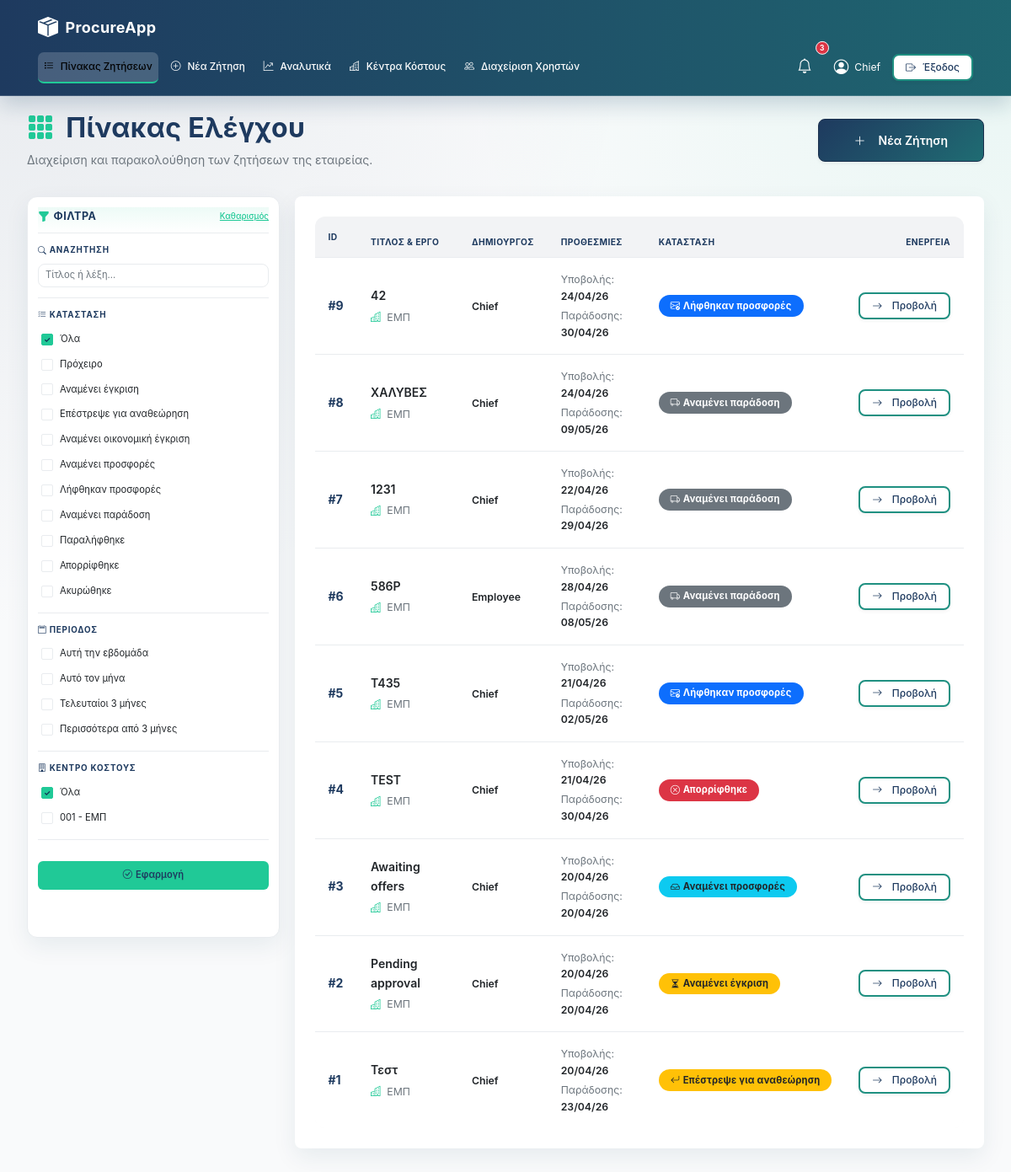
Before: /company/ (signed in) with the older database file.
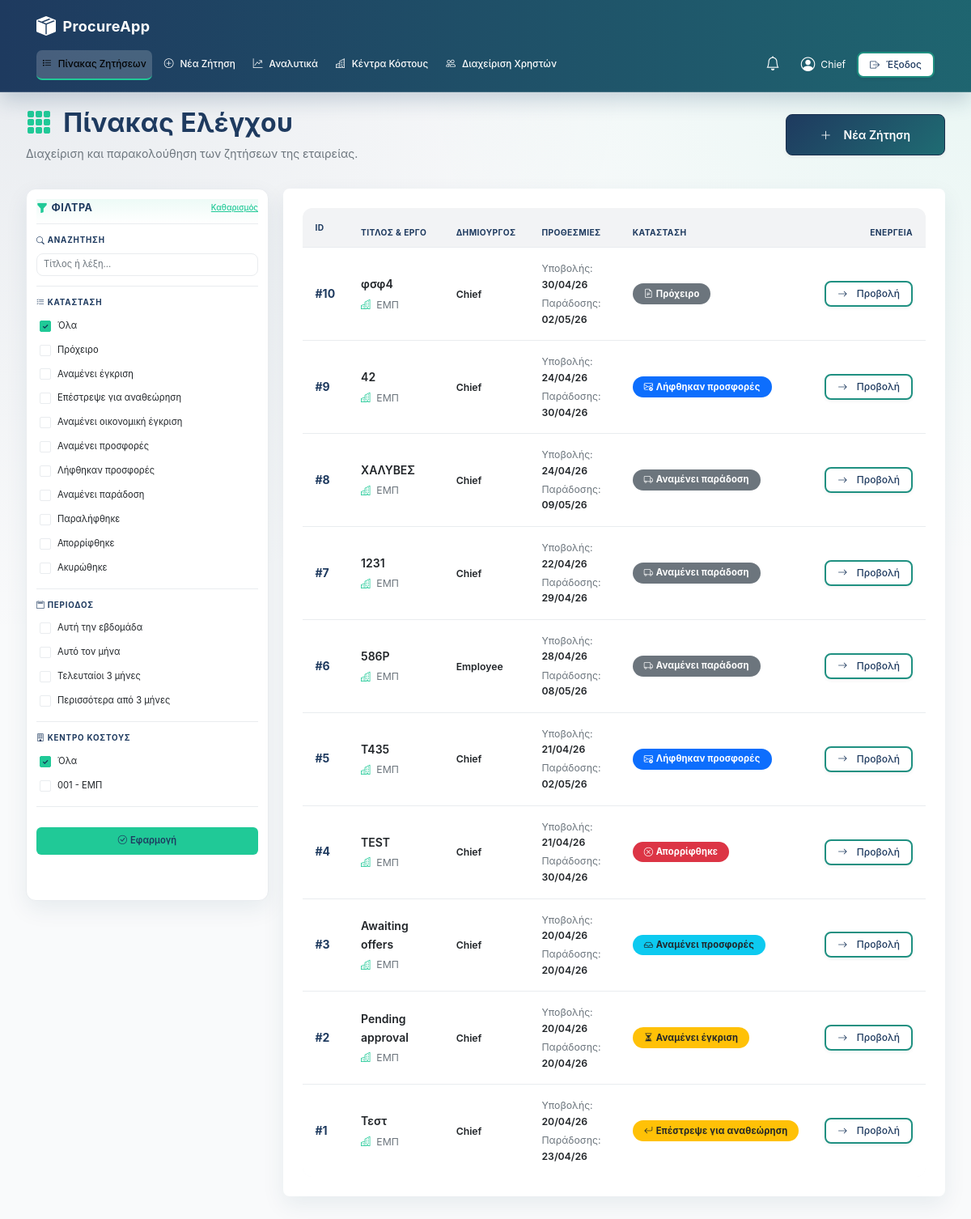
After: the same page with the newer database file.
### models.py (models this page shows)
class CostCenter(db.Model):
    __tablename__ = "cost_centers"
    id = db.Column(db.Integer, primary_key=True)
    code = db.Column(db.String(50), unique=True, nullable=False)
    name = db.Column(db.String(200), nullable=False)
    is_active = db.Column(db.Boolean, default=True, nullable=False)
    address = db.Column(db.String(250), nullable=True)
    project_manager = db.Column(db.String(120), nullable=True)
    receiving_manager = db.Column(db.String(120), nullable=True)
    phone = db.Column(db.String(50), nullable=True)

class RequestRFQ(db.Model):
    __tablename__ = "requests"
    id = db.Column(db.Integer, primary_key=True)
    title = db.Column(db.String(200), nullable=False)
    description = db.Column(db.Text, nullable=True)
    documents = db.Column(db.String(255), nullable=True)
    created_by = db.Column(db.String(100), nullable=False)
    created_at = db.Column(db.DateTime, default=datetime.utcnow)
    delivery_location = db.Column(db.String(255), nullable=True)
    receiving_manager = db.Column(db.String(120), nullable=True)
    phone = db.Column(db.String(50), nullable=True)
    submit_deadline = db.Column(db.DateTime, nullable=False)
    delivery_deadline = db.Column(db.DateTime, nullable=False)
    status = db.Column(db.String(20), default=RFQStatus.PENDING)
    status_changed_at = db.Column(db.DateTime, default=datetime.utcnow)
    approved_by = db.Column(db.String(100), nullable=True)
    approved_at = db.Column(db.DateTime, nullable=True)
    denial_reason = db.Column(db.Text, nullable=True)
    winning_bid_id = db.Column(db.Integer, db.ForeignKey('bids.id'), nullable=True)
    cost_center_id = db.Column(db.Integer, db.ForeignKey('cost_centers.id'), nullable=True)
    estimated_budget = db.Column(db.Numeric(12, 2), nullable=True)
    priority = db.Column(db.String(20), default='normal', nullable=False)
    category = db.Column(db.String(50), nullable=True)
    award_date = db.Column(db.DateTime, nullable=True)
    cost_center = db.relationship('CostCenter', backref='rfqs')
    items = db.relationship('RequestItem', backref='rfq', lazy=True, cascade="all, delete-orphan")
    bids = db.relationship('Bid', backref='rfq', lazy=True, foreign_keys="[Bid.request_id]", cascade="all, delete-orphan")
    allowed_suppliers = db.relationship('AllowedSupplier', backref='rfq', lazy=True, cascade="all, delete-orphan")

### app/routes/company.py (the view, shortened to what this page needs)
@company_bp.route("/")
@require_roles("company", "chief")
def dashboard():
    from flask import current_app
    page = request.args.get('page', 1, type=int)
    per_page = 10
    q = (request.args.get("q") or "").strip()
    phase_filters = [v for v in _parse_multi_values(request.args, 'phase') if v in {'draft', 'awaiting_approval', 'returned_for_revision', 'awaiting_offers', 'offers_received', 'pending_final_approval', 'awarded', 'received', 'denied', 'cancelled'}]
    cost_center_filters = [v for v in _parse_multi_values(request.args, 'cost_center') if v.isdigit()]
    period_filters = [v for v in _parse_multi_values(request.args, 'period') if v in {'week', 'month', 'quarter', 'older'}]
    phase_query = ','.join(phase_filters)
    period_query = ','.join(period_filters)
    cost_center_ids = [int(v) for v in cost_center_filters]
    cost_center_query = ','.join(cost_center_filters)
    qry = RequestRFQ.query
    if q:
        like = f"%{q}%"
        qry = qry.filter(or_(
            RequestRFQ.title.ilike(like),
            RequestRFQ.description.ilike(like)
        ))
    if cost_center_ids:
        qry = qry.filter(RequestRFQ.cost_center_id.in_(cost_center_ids))
    all_rfqs = qry.order_by(RequestRFQ.id.desc()).all()
    phase_map = {r.id: phase_info(r) for r in all_rfqs}
    editable_ids = {r.id for r in all_rfqs if is_editable_by_current_user(r)}
    filtered_rfqs = all_rfqs
    if phase_filters:
        filtered_rfqs = [r for r in all_rfqs if phase_map[r.id]["key"] in phase_filters]
    total_items = len(filtered_rfqs)
    total_pages = (total_items + per_page - 1) // per_page
    start_idx = (page - 1) * per_page
    paginated_rfqs = filtered_rfqs[start_idx : start_idx + per_page]
    cost_centers = CostCenter.query.filter_by(is_active=True).order_by(CostCenter.name.asc()).all()
    all_rfqs_unfiltered = RequestRFQ.query.all()
    totals = {
        'active':    sum(1 for r in all_rfqs_unfiltered if r.status in ['open', 'pending', 'pending_final_approval']),
        'pending':   sum(1 for r in all_rfqs_unfiltered if r.status == 'pending'),
        'received':  sum(1 for r in all_rfqs_unfiltered if r.status in ['received', 'closed']),
        'cancelled': sum(1 for r in all_rfqs_unfiltered if r.status == 'cancelled'),
    }
    return render_template("company_dash.html",
                         rfqs=paginated_rfqs,
                         editable_ids=editable_ids,
                         phase_filters=phase_filters,
                         phase_query=phase_query,
                         q=q,
                         cost_centers=cost_centers,
                         cost_center_filters=cost_center_filters,
                         cost_center_ids=cost_center_ids,
                         cost_center_query=cost_center_query,
                         period_filters=period_filters,
                         period_query=period_query,
                         phase_map=phase_map,
                         page=page,
                         total_pages=total_pages,
                         totals=totals)

### app/auth.py (called while the page is built)
def require_roles(*roles):
    def wrap(fn):
        @wraps(fn)
        def inner(*args, **kwargs):
            if session.get("role") not in roles:
                flash("Δεν έχεις δικαίωμα πρόσβασης.", "danger")
                return redirect(url_for("auth.login"))
            return fn(*args, **kwargs)
        return inner
    return wrap

def is_editable_by_current_user(rfq) -> bool:
    if session.get("name") != rfq.created_by:
        return False
    return rfq.status in [RFQStatus.PENDING, RFQStatus.RETURNED_FOR_REVISION, RFQStatus.DRAFT]

### app/routes/company.py (called while the page is built, shortened)
def _parse_multi_values(args, key):
    values = []
    return values

### templates/company_dash.html (shortened to what the changed rows need)
{% extends "base.html" %}
{% block content %}
<div class="d-flex justify-content-between align-items-center mb-8">
    <div>
        <h1 class="mb-2" style="color: var(--color-navy);">
            <i class="bi bi-grid-3x3-gap-fill me-3" style="color: var(--color-teal);"></i>Πίνακας Ελέγχου
        </h1>
    </div>
</div>
<div class="row g-4 mb-8 company-dashboard-layout dashboard-split-layout">
    <div class="col-12 col-lg-3 company-dashboard-filters dashboard-filters-col">
        <div class="filters-sidebar">
            <form method="get" id="filterForm">
                <div class="filter-section">
                    <div class="filter-group">
                        {% for cc in cost_centers %}
                        <label class="filter-item">
                            <input type="checkbox" name="cost_center" value="{{ cc.id }}" class="filter-checkbox" >
                            <span class="filter-label">{{ cc.code }} - {{ cc.name }}</span>
                        </label>
                        {% endfor %}
                    </div>
                </div>
            </form>
        </div>
    </div>
    <div class="col-12 col-lg-9 company-dashboard-results dashboard-results-col">
        <div class="card shadow-md overflow-hidden mb-8" style="border: none; border-radius: var(--radius-lg);">
            <div class="table-responsive">
                <table class="table" style="margin-bottom: 0;">
                    <thead>
                        <tr>
                            <th style="padding: var(--space-4);">ID</th>
                            <th>Τίτλος & Έργο</th>
                            <th>Δημιουργός</th>
                            <th>Προθεσμίες</th>
                            <th>Κατάσταση</th>
                            <th style="text-align: right; padding-right: var(--space-4);">Ενέργεια</th>
                        </tr>
                    </thead>
                    <tbody>
                        {% for r in rfqs %}
                        {% set info = phase_map[r.id] %}
                        <tr >
                            <td style="padding: var(--space-4);">
                                <span class="fw-bold" style="color: var(--color-navy);">#{{ r.id }}</span>
                            </td>
                            <td style="padding: var(--space-4);">
                                <div class="fw-semibold" style="color: var(--color-text-primary);">{{ r.title }}</div>
                                <div class="small"
                                    style="color: var(--color-text-secondary); margin-top: var(--space-1);">
                                    <i class="bi bi-buildings me-1" style="color: var(--color-teal);"></i> {{
                                    r.cost_center.name if r.cost_center else 'Χωρίς Έργο' }}
                                </div>
                            </td>
                            <td style="padding: var(--space-4);">
                                <span class="small fw-semibold">{{ r.created_by }}</span>
                            </td>
                            <td style="padding: var(--space-4);">
                                <div class="small mb-1">
                                    <span style="color: var(--color-text-secondary);">Υποβολής:</span>
                                    <span class="fw-semibold">{{ r.submit_deadline.strftime('%d/%m/%y') if
                                        r.submit_deadline else '-' }}</span>
                                </div>
                                <div class="small">
                                    <span style="color: var(--color-text-secondary);">Παράδοσης:</span>
                                    <span class="fw-semibold">{{ r.delivery_deadline.strftime('%d/%m/%y') if
                                        r.delivery_deadline else '-' }}</span>
                                </div>
                            </td>
                            <td style="padding: var(--space-4);">
                                <span class="{{ info.badge }} px-3 py-2 rounded-pill fw-bold"
                                    style="font-size: 0.8rem;">
                                    <i class="bi {{ info.icon }} me-1"></i> {{ info.label }}
                                </span>
                            </td>
                            <td style="text-align: right; padding-right: var(--space-4);">
                                <a href="{% if r.status == 'draft' %}{{ url_for('company.edit_request', req_id=r.id) }}{% else %}{{ url_for('company.request_detail', req_id=r.id) }}{% endif %}"
                                    class="btn btn-secondary btn-sm px-3">
                                    <i class="bi bi-arrow-right me-1"></i> Προβολή
                                </a>
                            </td>
                        </tr>
                        {% endfor %}
                    </tbody>
                </table>
            </div>
        </div>
    </div>
</div>
{% endblock %}

Changed rows visible on the page:
added RequestRFQ: id "10", title "φσφ4", cost_center "ΕΜΠ", created_by "Chief", submit_deadline "30/04/26", delivery_deadline "02/05/26", label "Πρόχειρο"
Other visible differences:
{{ unread_notifs|length }}: "3" → (not shown)
